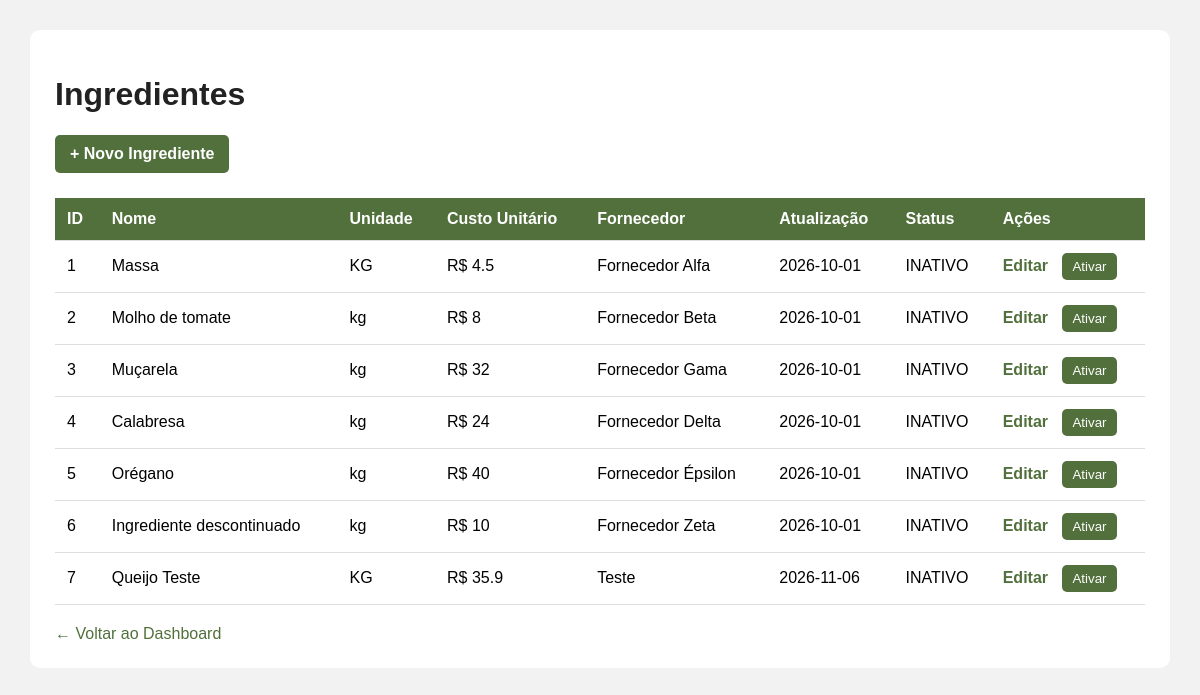
Screenshot of /ingredientes with the database file from the repository.
### tables this page shows
CREATE TABLE ingrediente (
    id_ingrediente INTEGER PRIMARY KEY AUTOINCREMENT,
    nome VARCHAR(100) NOT NULL UNIQUE,
    unidade_medida VARCHAR(20) NOT NULL,
    custo_unitario DECIMAL(10,2) NOT NULL
        CHECK (custo_unitario > 0),
    fornecedor VARCHAR(120),
    data_atualizacao DATE NOT NULL,
    status TEXT NOT NULL DEFAULT 'ATIVO'
        CHECK (status IN ('ATIVO', 'INATIVO'))
);

### app.py (the view)
@app.route("/ingredientes")
def pagina_ingredientes():
    conexao = conectar_banco()
    ingredientes = conexao.execute(
        "SELECT * FROM ingrediente"
    ).fetchall()
    conexao.close()
    return render_template(
        "ingredientes.html",
        ingredientes=ingredientes
    )

### app.py (called while the page is built)
def conectar_banco():
    conexao = sqlite3.connect("banco.db")
    conexao.row_factory = sqlite3.Row
    return conexao

### templates/ingredientes.html (shortened to what this page needs)
<!DOCTYPE html>
<html lang="pt-BR">
<head>
</head>
<body>
    <div class="container">
        <h1>Ingredientes</h1>
        <a href="/novo-ingrediente" class="btn">+ Novo Ingrediente</a>
        <table>
            <thead>
                <tr>
                    <th>ID</th>
                    <th>Nome</th>
                    <th>Unidade</th>
                    <th>Custo Unitário</th>
                    <th>Fornecedor</th>
                    <th>Atualização</th>
                    <th>Status</th>
                    <th>Ações</th>
                </tr>
            </thead>
            <tbody>
                {% for ingrediente in ingredientes %}
                <tr>
                    <td>{{ ingrediente.id_ingrediente }}</td>
                    <td>{{ ingrediente.nome }}</td>
                    <td>{{ ingrediente.unidade_medida }}</td>
                    <td>R$ {{ ingrediente.custo_unitario }}</td>
                    <td>{{ ingrediente.fornecedor or '-' }}</td>
                    <td>{{ ingrediente.data_atualizacao }}</td>
                    <td>{{ ingrediente.status }}</td>
                    <td>
                        <a href="/editar-ingrediente/{{ ingrediente.id_ingrediente }}"
                           style="color: #51703C; text-decoration: none; font-weight: bold;">
                           Editar
                        </a>
                        <form action="/alternar-status-ingrediente/{{ ingrediente.id_ingrediente }}"
                              method="POST"
                              style="display: inline; margin-left: 10px;">
                            {% if ingrediente.status == 'ATIVO' %}
                                <button type="submit"
                                        style="background: #b33a3a; color: white; border: none; padding: 6px 10px; border-radius: 5px; cursor: pointer;">
                                    Desativar
                                </button>
                            {% else %}
                                <button type="submit"
                                        style="background: #51703C; color: white; border: none; padding: 6px 10px; border-radius: 5px; cursor: pointer;">
                                    Ativar
                                </button>
                            {% endif %}
                        </form>
                    </td>
                </tr>
                {% endfor %}
            </tbody>
        </table>
        <a href="/" class="voltar">← Voltar ao Dashboard</a>
    </div>
</body>
</html>

### templates/ingredientes.html (style rules this page uses)
body { font-family: Arial, sans-serif; background: #f2f2f2; margin: 0; padding: 30px; }
.container { max-width: 1200px; margin: auto; background: white; padding: 25px; border-radius: 10px; }
h1 { color: #222; }
table { width: 100%; border-collapse: collapse; margin-top: 25px; }
th, td { padding: 12px; text-align: left; border-bottom: 1px solid #ddd; }
th { background: #51703C; color: white; }
.btn { display: inline-block; background: #51703C; color: white; padding: 10px 15px; text-decoration: none; border-radius: 5px; font-weight: bold; }
.voltar { display: inline-block; margin-top: 20px; color: #51703C; text-decoration: none; }

### rows the page displays
ingrediente: id_ingrediente "1", nome "Massa", unidade_medida "KG", custo_unitario "4.5", fornecedor "Fornecedor Alfa", data_atualizacao "2026-10-01", status "INATIVO", shows "Ativar"
ingrediente: id_ingrediente "2", nome "Molho de tomate", unidade_medida "kg", custo_unitario "8", fornecedor "Fornecedor Beta", data_atualizacao "2026-10-01", status "INATIVO", shows "Ativar"
ingrediente: id_ingrediente "3", nome "Muçarela", unidade_medida "kg", custo_unitario "32", fornecedor "Fornecedor Gama", data_atualizacao "2026-10-01", status "INATIVO", shows "Ativar"
ingrediente: id_ingrediente "4", nome "Calabresa", unidade_medida "kg", custo_unitario "24", fornecedor "Fornecedor Delta", data_atualizacao "2026-10-01", status "INATIVO", shows "Ativar"
ingrediente: id_ingrediente "5", nome "Orégano", unidade_medida "kg", custo_unitario "40", fornecedor "Fornecedor Épsilon", data_atualizacao "2026-10-01", status "INATIVO", shows "Ativar"
ingrediente: id_ingrediente "6", nome "Ingrediente descontinuado", unidade_medida "kg", custo_unitario "10", fornecedor "Fornecedor Zeta", data_atualizacao "2026-10-01", status "INATIVO", shows "Ativar"
ingrediente: id_ingrediente "7", nome "Queijo Teste", unidade_medida "KG", custo_unitario "35.9", fornecedor "Teste", data_atualizacao "2026-11-06", status "INATIVO", shows "Ativar"
